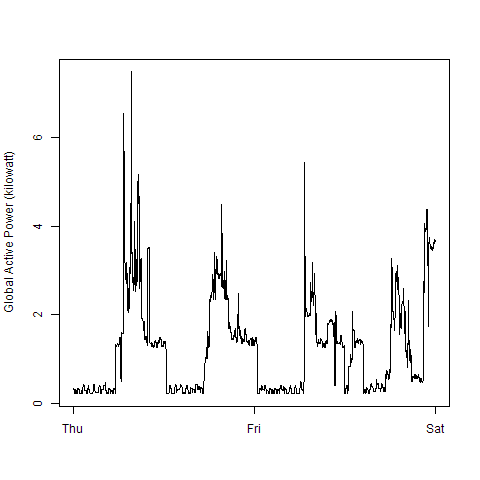

Reproduce this figure in R.
##Load Data First
source("loadData.R")
dat <- powerDat()

##Open png file
png(file = "plot2.png", width = 480,height = 480)

#Make Plot
par(mfrow = c(1,1),bg=NA)
with(dat,plot(newdate, GAP,type = 'l',ylab = 'Global Active Power (kilowatt)',xlab = ''))

##Close device
dev.off()
